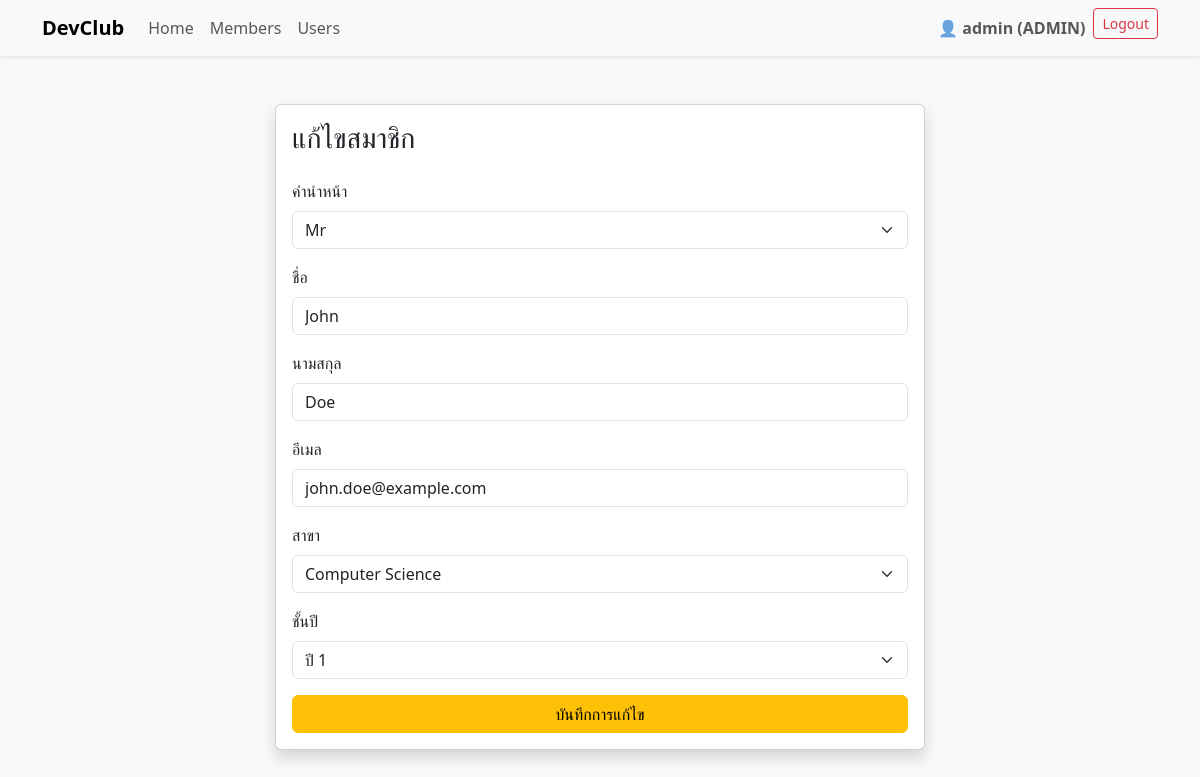
/frontend/form_member.php?id=4 (signed in), run on the app's committed database.
### tables this page shows
CREATE TABLE `members` (
  `id` int(11) NOT NULL,
  `title` enum('นาย','นาง','นางสาว','Mr','Ms') DEFAULT NULL,
  `firstname` varchar(255) DEFAULT NULL,
  `lastname` varchar(255) DEFAULT NULL,
  `email` varchar(255) DEFAULT NULL,
  `major` int(11) DEFAULT NULL,
  `year` int(11) DEFAULT NULL
);

CREATE TABLE `majors` (
  `id` int(11) NOT NULL,
  `name` varchar(100) NOT NULL
);

### frontend/form_member.php (the view, shortened to what this page needs)
<?php
require_once "../configs/connect.php";
$editing = false;
$member = null;
if (isset($_GET['id'])) {
    $editing = true;
    $id = $_GET['id'];
    $stmt = $conn->prepare("SELECT * FROM members WHERE id = :id");
    $stmt->bindParam(":id", $id);
    $stmt->execute();
    $member = $stmt->fetch(PDO::FETCH_ASSOC);
}
$majorStmt = $conn->query("SELECT id, name FROM majors ORDER BY name ASC");
$majors = $majorStmt->fetchAll(PDO::FETCH_ASSOC);
?>
<!doctype html>
<html lang="en">
<head>
    <link href="https://cdn.jsdelivr.net/npm/bootstrap@5.3.2/dist/css/bootstrap.min.css" rel="stylesheet">
</head>
<body class="bg-light">
<?php require_once "../layouts/navbar.php"; ?>
<div class="container py-5">
    <div class="card shadow mx-auto" style="max-width: 650px;">
        <div class="card-body">
            <h3 class="mb-4">
                <?= $editing ? "แก้ไขสมาชิก" : "เพิ่มสมาชิกใหม่" ?>
            </h3>
            <form action="../backend/member_api.php" method="POST">
                <div class="mb-3">
                    <label class="form-label">คำนำหน้า</label>
                    <select name="title" class="form-select" required>
                        <?php
                        $titles = ['นาย', 'นางสาว', 'นาง', 'Mr', 'Ms'];
                        foreach ($titles as $t):
                        ?>
                            <option value="<?= $t ?>"
                                <?= ($editing && $member['title'] === $t) ? "selected" : "" ?>>
                                <?= $t ?>
                            </option>
                        <?php endforeach; ?>
                    </select>
                </div>
                <div class="mb-3">
                    <label class="form-label">ชื่อ</label>
                    <input type="text" class="form-control" name="firstname"
                           value="<?= $editing ? htmlspecialchars($member['firstname']) : "" ?>"
                           required>
                </div>
                <div class="mb-3">
                    <label class="form-label">นามสกุล</label>
                    <input type="text" class="form-control" name="lastname"
                           value="<?= $editing ? htmlspecialchars($member['lastname']) : "" ?>"
                           required>
                </div>
                <div class="mb-3">
                    <label class="form-label">อีเมล</label>
                    <input type="email" class="form-control" name="email"
                           value="<?= $editing ? htmlspecialchars($member['email']) : "" ?>"
                           required>
                </div>
                <div class="mb-3">
                    <label class="form-label">สาขา</label>
                    <select name="major" class="form-select" required>
                        <?php foreach ($majors as $mj): ?>
                            <option value="<?= $mj['id'] ?>"
                                <?= ($editing && $member['major'] == $mj['id']) ? "selected" : "" ?>>
                                <?= htmlspecialchars($mj['name']) ?>
                            </option>
                        <?php endforeach; ?>
                    </select>
                </div>
                <div class="mb-3">
                    <label class="form-label">ชั้นปี</label>
                    <select name="year" class="form-select" required>
                        <?php for ($i = 1; $i <= 4; $i++): ?>
                            <option value="<?= $i ?>"
                                <?= ($editing && $member['year'] == $i) ? "selected" : "" ?>>
                                ปี <?= $i ?>
                            </option>
                        <?php endfor; ?>
                    </select>
                </div>
                <div class="d-grid">
                    <button type="submit"
                        class="btn btn-<?= $editing ? "warning" : "primary" ?>"
                        name="<?= $editing ? "update" : "add" ?>">
                        <?= $editing ? "บันทึกการแก้ไข" : "เพิ่มสมาชิก" ?>
                    </button>
                </div>
            </form>
        </div>
    </div>
</div>
</body>
</html>

### data on the page
members: title "Mr", firstname "John", lastname "Doe", email "john.doe@example.com", major "Computer Science", year "ปี 1"

### other printed values
$_SESSION['username'] "admin"
$_SESSION['role'] "ADMIN"
